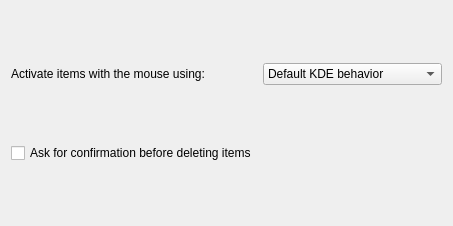
<ui version="4.0" >
 <class>BehaviorPreferencesWidget</class>
 <widget class="QWidget" name="BehaviorPreferencesWidget" >
  <property name="geometry" >
   <rect>
    <x>0</x>
    <y>0</y>
    <width>453</width>
    <height>226</height>
   </rect>
  </property>
  <layout class="QGridLayout" name="gridLayout" >
   <item row="2" column="0" >
    <widget class="QLabel" name="label" >
     <property name="sizePolicy" >
      <sizepolicy vsizetype="Minimum" hsizetype="Preferred" >
       <horstretch>0</horstretch>
       <verstretch>0</verstretch>
      </sizepolicy>
     </property>
     <property name="text" >
      <string>Activate items with the mouse using:</string>
     </property>
    </widget>
   </item>
   <item row="3" column="0" >
    <widget class="QCheckBox" name="kcfg_AskBeforeDelete" >
     <property name="text" >
      <string>Ask for confirmation before deleting items</string>
     </property>
    </widget>
   </item>
   <item row="2" column="1" >
    <widget class="QComboBox" name="kcfg_ClickMode" >
     <item>
      <property name="text" >
       <string>Default KDE behavior</string>
      </property>
     </item>
     <item>
      <property name="text" >
       <string>Single mouse click</string>
      </property>
     </item>
     <item>
      <property name="text" >
       <string>Double mouse click</string>
      </property>
     </item>
    </widget>
   </item>
  </layout>
 </widget>
 <resources/>
 <connections/>
</ui>
